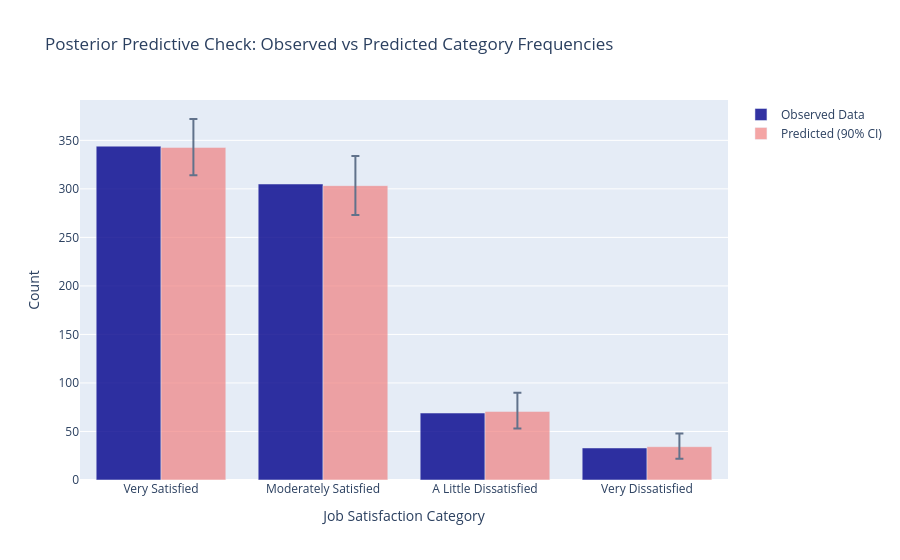

The code cell stored with this chart in its notebook:
### Markdown cell above
## Posterior Predictive Checks

We'll now check how well our model reproduces the observed data patterns.

### Code cell
# Posterior predictive check
observed_counts = pd.Series(y_observed).value_counts().sort_index()

# Get posterior predictive samples
pp_samples = trace.posterior_predictive['y_obs'].values
n_samples = pp_samples.shape[0] * pp_samples.shape[1]  # chains * draws

# Calculate predicted frequencies for each posterior sample
predicted_counts = []
for chain in range(pp_samples.shape[0]):
    for draw in range(pp_samples.shape[1]):
        sample_counts = pd.Series(pp_samples[chain, draw, :]).value_counts()
        # Ensure all categories are represented
        full_counts = pd.Series(0, index=[0, 1, 2, 3])
        full_counts.update(sample_counts)
        predicted_counts.append(full_counts.values)

predicted_counts = np.array(predicted_counts)

# Plot comparison
fig = go.Figure()

# Add observed data
categories = ['Very Satisfied', 'Moderately Satisfied', 'A Little Dissatisfied', 'Very Dissatisfied']
fig.add_trace(
    go.Bar(x=categories, 
           y=observed_counts.values,
           name='Observed Data',
           marker_color='darkblue',
           opacity=0.8)
)

# Add posterior predictive distribution
pred_mean = predicted_counts.mean(axis=0)
pred_std = predicted_counts.std(axis=0)
pred_q05 = np.percentile(predicted_counts, 5, axis=0)
pred_q95 = np.percentile(predicted_counts, 95, axis=0)

fig.add_trace(
    go.Bar(x=categories, 
           y=pred_mean,
           error_y=dict(
               type='data',
               array=pred_q95-pred_mean,
               arrayminus=pred_mean-pred_q05,
               visible=True
           ),
           name='Predicted (90% CI)',
           marker_color='lightcoral',
           opacity=0.7)
)

fig.update_layout(
    title='Posterior Predictive Check: Observed vs Predicted Category Frequencies',
    xaxis_title='Job Satisfaction Category',
    yaxis_title='Count',
    barmode='group'
)

fig.show()

print('Posterior Predictive Check Summary:')
print('Observed vs Predicted (mean ± std):')
for i, cat in enumerate(categories):
    obs = observed_counts.iloc[i]
    pred_m = pred_mean[i]
    pred_s = pred_std[i]
    print(f'  {cat}: {obs} vs {pred_m:.1f} ± {pred_s:.1f}')

# Check if observed values fall within reasonable prediction intervals
within_ci = [(pred_q05[i] <= observed_counts.iloc[i] <= pred_q95[i]) for i in range(4)]
print(f'\nObserved counts within 90% prediction intervals: {sum(within_ci)}/4')
if sum(within_ci) >= 3:
    print('✅ Model appears to fit the data well!')
else:
    print('⚠️  Model fit could be improved - some categories are poorly predicted.')

### Figure 1 — Plotly figure (JSON) as saved in the notebook; plotly's stock layout.template omitted (floating-point values rounded to 4 significant figures)
{"data": [{"marker": {"color": "darkblue"}, "name": "Observed Data", "opacity": 0.8, "type": "bar", "x": ["Very Satisfied", "Moderately Satisfied", "A Little Dissatisfied", "Very Dissatisfied"], "y": [344, 305, 69, 33]}, {"error_y": {"array": [29.25, 30.7, 19.38, 13.67], "arrayminus": [28.75, 30.3, 17.62, 12.33], "type": "data", "visible": true}, "marker": {"color": "lightcoral"}, "name": "Predicted (90% CI)", "opacity": 0.7, "type": "bar", "x": ["Very Satisfied", "Moderately Satisfied", "A Little Dissatisfied", "Very Dissatisfied"], "y": [342.8, 303.3, 70.62, 34.33]}], "layout": {"barmode": "group", "title": {"text": "Posterior Predictive Check: Observed vs Predicted Category Frequencies"}, "xaxis": {"title": {"text": "Job Satisfaction Category"}}, "yaxis": {"title": {"text": "Count"}}}}
